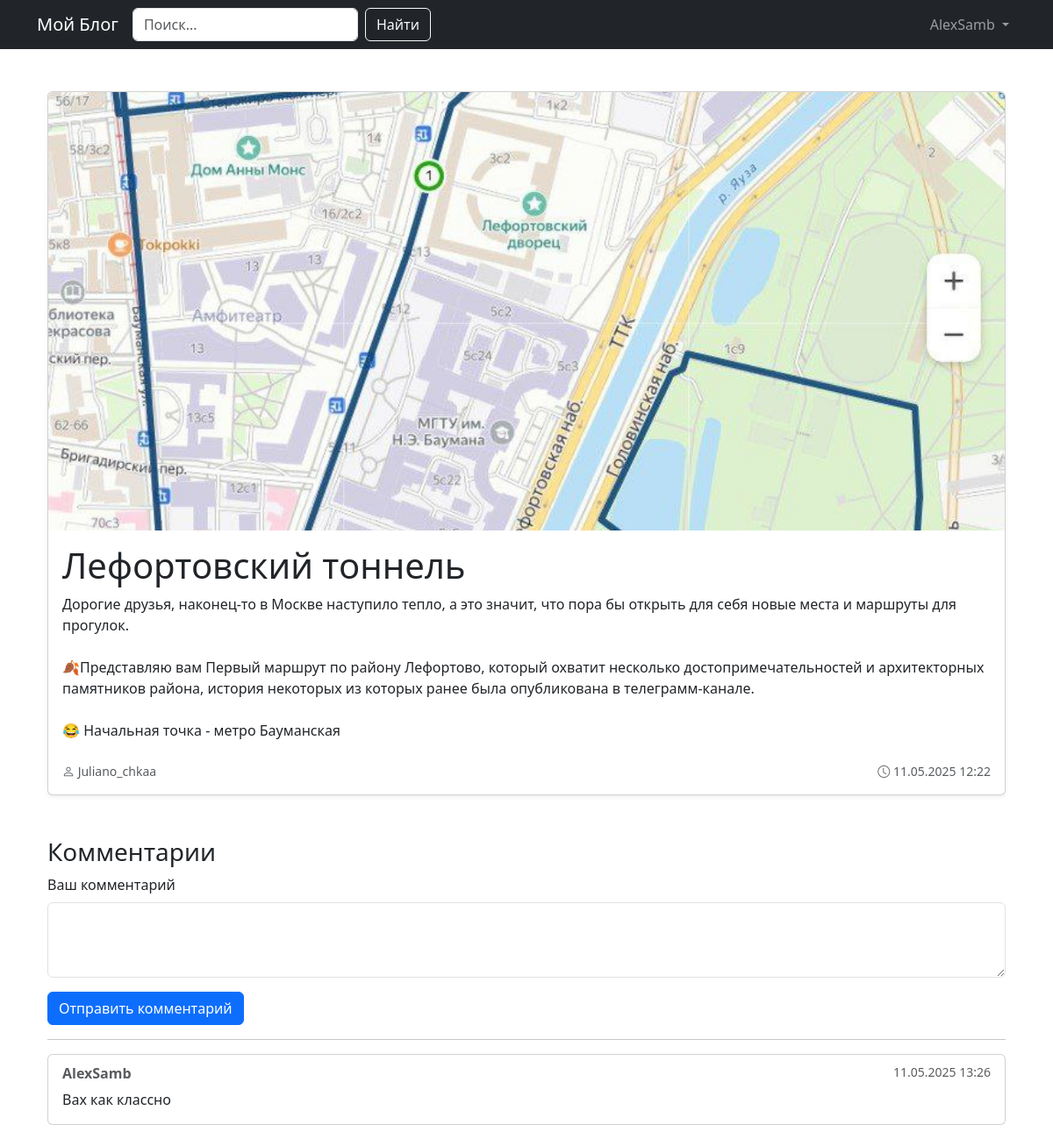
Page /post/6 (signed in) on the committed database.
### app.py (models this page shows, shortened)
class User(UserMixin, db.Model):
    id = db.Column(db.Integer, primary_key=True)
    username = db.Column(db.String(50), unique=True, nullable=False)
    password_hash = db.Column(db.String(128))
    posts = db.relationship('Post', backref='author', lazy=True)
    avatar_filename = db.Column(db.String(255))
    @property
    def password(self):
        raise AttributeError('Пароль не доступен для чтения')

class Post(db.Model):
    id = db.Column(db.Integer, primary_key=True)
    title = db.Column(db.String(100), nullable=False)
    content = db.Column(db.Text, nullable=False)
    image_filename = db.Column(db.String(255))
    user_id = db.Column(db.Integer, db.ForeignKey('user.id'), nullable=False)
    created_at = db.Column(db.DateTime, default=datetime.utcnow)
    summary = db.Column(db.Text)

class Comment(db.Model):
    id = db.Column(db.Integer, primary_key=True)
    content = db.Column(db.Text, nullable=False)
    post_id = db.Column(db.Integer, db.ForeignKey('post.id'), nullable=False)
    user_id = db.Column(db.Integer, db.ForeignKey('user.id'), nullable=False)
    created_at = db.Column(db.DateTime, default=datetime.utcnow)
    post = db.relationship('Post', backref='comments')
    author = db.relationship('User', backref='comments')

### app.py (the view, shortened to what this page needs)
@app.route('/post/<int:post_id>', methods=['GET', 'POST'])
def view_post(post_id):
    post = Post.query.get_or_404(post_id)
    comment_form = CommentForm()
    return render_template('post.html', post=post, comment_form=comment_form)

### app.py
class CommentForm(FlaskForm):
    content = TextAreaField('Ваш комментарий', validators=[DataRequired(), Length(max=500)])
    submit = SubmitField('Отправить')

### app.py (called while the page is built)
@login_manager.user_loader
def load_user(user_id):
    return db.session.get(User, int(user_id))

### templates/post.html (shortened to what this page needs)
{% extends "base.html" %}
{% block content %}
<div class="container mt-5">
    <div class="card shadow-sm mb-4">
        {% if post.image_filename %}
            <img src="{{ url_for('static', filename='uploads/' + post.image_filename) }}"
                 alt="Изображение поста" class="card-img-top rounded-top" style="max-height: 500px; object-fit: cover;">
        {% endif %}
        <div class="card-body">
            <h1 class="card-title">{{ post.title }}</h1>
            <p class="card-text" style="white-space: pre-line;">{{ post.content }}</p>
            <div class="d-flex justify-content-between align-items-center text-muted mt-4">
                <small>
                    <i class="bi bi-person"></i> {{ post.author.username }}
                </small>
                <small>
                    <i class="bi bi-clock"></i> {{ post.created_at.strftime('%d.%m.%Y %H:%M') }}
                </small>
            </div>
        </div>
    </div>
    <div class="mt-5">
        <h3>Комментарии</h3>
        {% if current_user.is_authenticated %}
            <form method="POST">
                <div class="mb-3">
                    {{ comment_form.content.label(class="form-label") }}
                    {{ comment_form.content(class="form-control", rows=3) }}
                </div>
                <button type="submit" class="btn btn-primary">Отправить комментарий</button>
            </form>
        {% else %}
            <p class="text-muted">Войдите, чтобы оставлять комментарии.</p>
        {% endif %}
        {% if post.comments %}
            <hr>
            {% for comment in post.comments %}
                <div class="card mb-3">
                    <div class="card-body">
                        <h6 class="card-subtitle mb-2 text-muted d-flex justify-content-between">
                            <span><strong>{{ comment.author.username }}</strong></span>
                            <small>{{ comment.created_at.strftime('%d.%m.%Y %H:%M') }}</small>
                        </h6>
                        <p class="card-text">{{ comment.content }}</p>
                    </div>
                </div>
            {% endfor %}
        {% else %}
            <p class="text-muted mt-3">Пока нет комментариев. Будьте первым!</p>
        {% endif %}
    </div>
</div>
{% endblock %}

### templates/base.html (shortened to what this page needs)
<!DOCTYPE html>
<html lang="ru">
<head>
    <link rel="stylesheet" href="https://cdn.jsdelivr.net/npm/bootstrap-icons@1.8.0/font/bootstrap-icons.css">
    <link href="https://cdn.jsdelivr.net/npm/bootstrap@5.3.0/dist/css/bootstrap.min.css" rel="stylesheet">
</head>
<body>
    <nav class="navbar navbar-expand-lg navbar-dark bg-dark">
        <div class="container">
            <a class="navbar-brand" href="{{ url_for('index') }}">Мой Блог</a>
            <div class="collapse navbar-collapse" id="navbarNav">
                <form class="d-flex me-3" action="{{ url_for('search') }}" method="GET">
                    <input class="form-control me-2" type="search" name="q" placeholder="Поиск..." aria-label="Поиск">
                    <button class="btn btn-outline-light" type="submit">Найти</button>
                </form>
                <ul class="navbar-nav ms-auto">
                    {% if current_user.is_authenticated %}
                        <li class="nav-item dropdown">
                            <a class="nav-link dropdown-toggle" href="#" role="button" data-bs-toggle="dropdown" aria-expanded="false">
                                {{ current_user.username }}
                            </a>
                        </li>
                    {% endif %}
                </ul>
            </div>
        </div>
    </nav>
    <div class="container mt-4">
        {% block content %}{% endblock %}
    </div>
</body>
</html>

### rows in the picture
User: username "AlexSamb"
Post: image_filename (picture), title "Лефортовский тоннель", content "Дорогие друзья, наконец-то в Москве наступило тепло, а это значит, что пора бы открыть для себя новые места и маршруты для прогулок. 🍂Представляю вам Первый маршрут по району Лефортово, который охватит несколько достопримечательностей и архитекторных памятников района, история некоторых из которых ранее была опубликована в телеграмм-канале. 😂 Начальная точка - метро Бауманская", created_at "11.05.2025 12:22"
User: author.username "Juliano_chkaa"
Comment: author.username "AlexSamb", created_at "11.05.2025 13:26", content "Вах как классно"

### other values in the picture
{{ comment_form.content.label(class="form-label") }} "Ваш комментарий"
